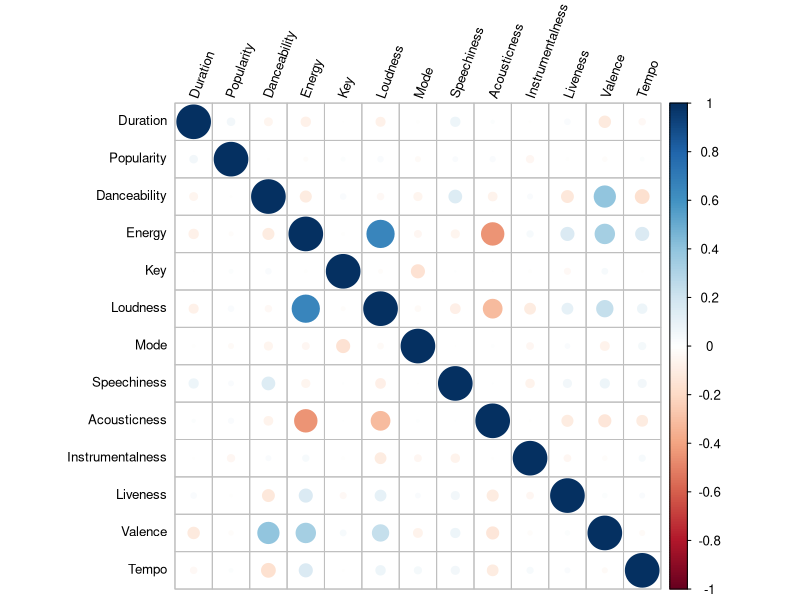

Reproduce this figure in R.
## ---- chunk 1
knitr::opts_chunk$set(echo = TRUE)
## ---- chunk 2
library(MASS)
library(corrplot)
library(xtable)
library(knitr)
library(Hmisc)

# Load in data
songs <- read.csv("songsv2.csv")
songs <- songs[-1]

## ---- chunk 3
# Hypothesis one EDA
# Get numerically coded predictors
songs_sub = songs[, c(3, 6:17)]
colnames(songs_sub) = c("Duration", "Popularity", "Danceability", "Energy", "Key",
                        "Loudness", "Mode", "Speechiness", "Acousticness", "Instrumentalness", 
                        "Liveness", "Valence", "Tempo")
# Create correlation matrix
cor_songs = cor(songs_sub)
# Plot correlation
corrplot(cor_songs, tl.col="black", tl.cex=0.8, tl.srt=70)




# Hypothesis one Analysis
# Credit to Sebastian Rivera-Chepetla for this code
flattenCorrMatrix <- function(cormat, pmat) {
  ut <- upper.tri(cormat)
  data.frame(
    row = rownames(cormat)[row(cormat)[ut]],
    column = rownames(cormat)[col(cormat)[ut]],
    cor  =(cormat)[ut],
    p = pmat[ut]
  )
}
# Get correlations
res2 =rcorr(as.matrix(songs_sub[-c(5,7)]))
matrix_df = flattenCorrMatrix(res2$r, res2$P)
#Isolate significant correlations
m_mod = matrix_df[matrix_df$p<0.05,]
r = m_mod$row=="Danceability"
# M_Mod contains predictors significantly associated with danceability
m_mod[r,]
xtable(m_mod[r,])
